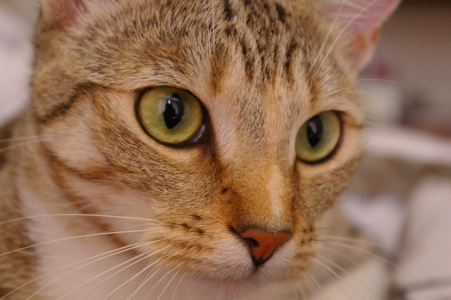
#> input picture shared/cat.png, 451 x 300 px
$ python -i main.py   (imports and definitions only)
#> lines starting #> are read from the running program, lines starting #| are printed output that depends on the picture
# /// script
# requires-python = ">=3.14,<3.15"
# dependencies = [
#     "onnxruntime==1.32.0",
#     "numpy==2.5.5",
#     "pillow==13.0.0",
# ]
# ///
# AI series, part 1, Python version: one classification request, and where its time goes.
# Run from this folder (01-why-python/python/): uv run main.py
import platform
import time
from pathlib import Path

import numpy as np
import onnxruntime as ort
from PIL import Image

SHARED = Path(__file__).parent / "../../shared"
MEAN = np.array([0.485, 0.456, 0.406], dtype=np.float32)
STD = np.array([0.229, 0.224, 0.225], dtype=np.float32)
CAT_CLASSES = {"tabby", "tiger cat", "persian cat", "siamese cat", "egyptian cat"}
MODELS = {"MobileNetV2": "mobilenet_v2.onnx", "ResNet50": "resnet50.onnx"}
CASES = [  # name, image, model
    ("small PNG", "cat.png", "MobileNetV2"),
    ("small JPEG", "cat.jpg", "MobileNetV2"),
    ("large JPEG", "cat-large.jpg", "MobileNetV2"),  # cat.png enlarged to 1920 px, not a native large photo
    ("large model", "cat.png", "ResNet50"),
]


def decode(path):
#> called with path = '../../shared/cat.png'
    return Image.open(path).convert("RGB")
#> returned value is the input picture: PIL image 451x300 RGB; mean R, G, B 147.7, 111.4, 86.8


def resize(img):
    w, h = img.size
#> w = 451; h = 300
    scale = 256 / min(w, h)
#> scale = 0.853
    w, h = round(w * scale), round(h * scale)
#> w = 385; h = 256
    img = img.resize((w, h), Image.BILINEAR)
    left, top = round((w - 224) / 2), round((h - 224) / 2)
#> left = 80; top = 16
    return img.crop((left, top, left + 224, top + 224))
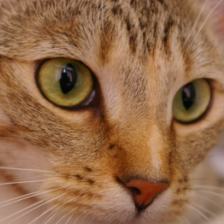
#> returned value: PIL image 224x224 RGB; mean R, G, B 146.4, 105.7, 73.6


def normalize(img):
    x = np.asarray(img, dtype=np.float32) / 255.0
    x = (x - MEAN) / STD
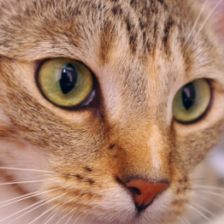
#> x: shape (224, 224, 3) float32; mean R, G, B 0.389, -0.185, -0.522; drawn with min black and max white
    return np.ascontiguousarray(x.transpose(2, 0, 1)[np.newaxis])  # HWC -> NCHW, copied here like Go/Rust


def preprocess(path):
    return normalize(resize(decode(path)))


def infer(session, x):
    return session.run(None, {"input": x})[0][0]


def softmax(logits):
    e = np.exp(logits - logits.max())
    return e / e.sum()


def argmax(probs):
    return int(probs.argmax())


def median(values):
    return float(np.median(values))


def p95(values):
    return float(np.percentile(values, 95))  # linear interpolation


# [71 lines left out: functions classify, benchmark, main, not called in this run]


# [2 lines not run here, left out]

>>> result = preprocess('../../shared/cat.png')
